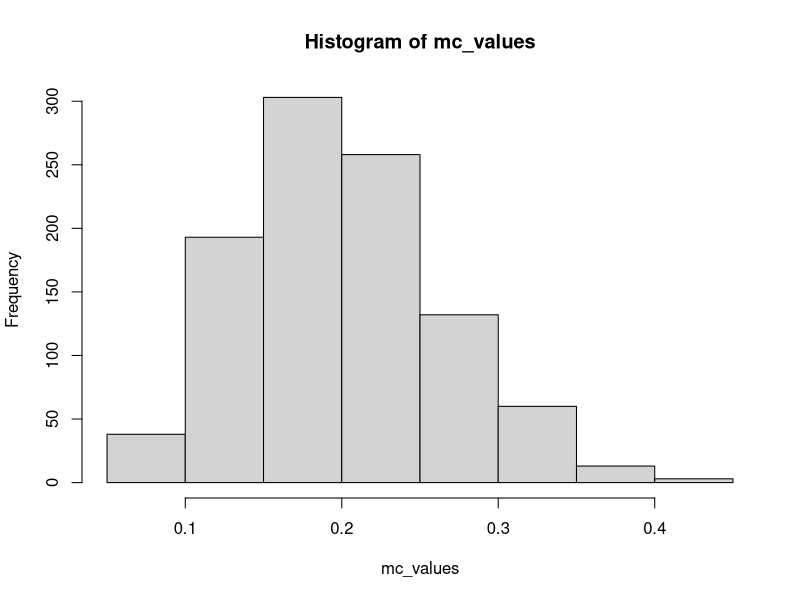

Reproduce this figure in R.
# 1

pb1 <- function(n, m){
  
  random_number <- vector('numeric', m)
  
  for (i in 1:m){
    
    min_collection <- vector('numeric', n)
    
    exp1 <- rexp(n, rate=2)
    exp2 <- rexp(n, rate=3)
    exp_group <- rbind(exp1, exp2)
    min_exp <- apply(exp_group, 2, min)
    
    random_number[i] <- mean(min_exp)
    
  }
  return (random_number)
}

mc_values <- pb1(10, 1000)

sd(mc_values)
hist(mc_values)

# 95% Confidence Interval for asymetric case

shortest_ci <- function(simulated_data){
  
  alpha_seq <- seq(0.001, 0.049, 0.001)
  ci <- NULL
  
  for (j in alpha_seq){
    
    ci_temp <- quantile(simulated_data, prob=c(j, (0.95+j)))
    ci <- rbind(ci, ci_temp)
  }
  
  len <- ci[,2]-ci[,1]
  shortest <- ci[which.min(len),]
  
  return(shortest)
}

shortest_ci(mc_values)

  
#########################################################


# 2 

pb2 <- function(pop=1, num, gen){
  
  # pop: choose between Chi-square, Uniform, and Exponential
  # num: the number of samples to generate in each simulation
  # gen: the number of simulating numbers
  
  pop_mean <- 1
  mc_values <- vector('numeric', gen)

  for (i in 1:gen){
    # Chi-square Dist'n ~ chi(1)
    if (pop == 1) distn <- rchisq(num, 1)
    
    # Uniform Dist'n ~ Unif(0,2)  
    else if (pop == 2) distn <- runif(num, min=0, max=2)
    
    # Exponential Dist'n ~ Exp(1)    
    else distn <- rexp(num, 1)
    
    temp <- (mean(distn) - pop_mean)/(sd(distn)/sqrt(num))
    mc_values[i] <- ifelse(abs(temp) >= qt(0.975, num-1), 1, 0)
  }
  
  result <- mean(mc_values)
  
  return(result)
}

pb2(1, 10, 100)
pb2(1, 30, 100)
pb2(1, 50, 100)

pb2(2, 10, 100)
pb2(2, 30, 100)
pb2(2, 50, 100)


pb2(3, 10, 100)
pb2(3, 30, 100)
pb2(3, 50, 100)


################################################################

# 3

pb3 <- function(gen, beta1){
  
  # gen: the number of beta1 values to generate
  # beta1: assumed beta1 
  
  beta1_for_ols <- vector('numeric', gen)
  beta1_for_wls <- vector('numeric', gen)
  

  for (i in 1:gen){
    
    x <- runif(30, 1, 10)
    error_part <- 36 / x
    y <- vector('numeric', 30)
    
    for (j in 1:30){ 
      y[j] <- 2 + 3*x[j] + rnorm(1, mean=0, sd=sqrt(error_part[j]))
    }

    w <- (1 / x)^(-1) 
    
    lm.ols <- lm(y ~ 1 + x)
    lm.wls <- lm(y ~ 1 + x, weights=w)
    
    beta1_for_ols[i] <- lm.ols$coefficients[2]
    beta1_for_wls[i] <- lm.wls$coefficients[2]
    
  }  
  
  MSE_for_ols <- mean((beta1_for_ols - beta1)^2)
  MSE_for_wls <- mean((beta1_for_wls - beta1)^2)
  
  result <- data.frame(MSE_for_ols, MSE_for_wls)
  
  return(result)

}


result <- pb3(100, 3)
result